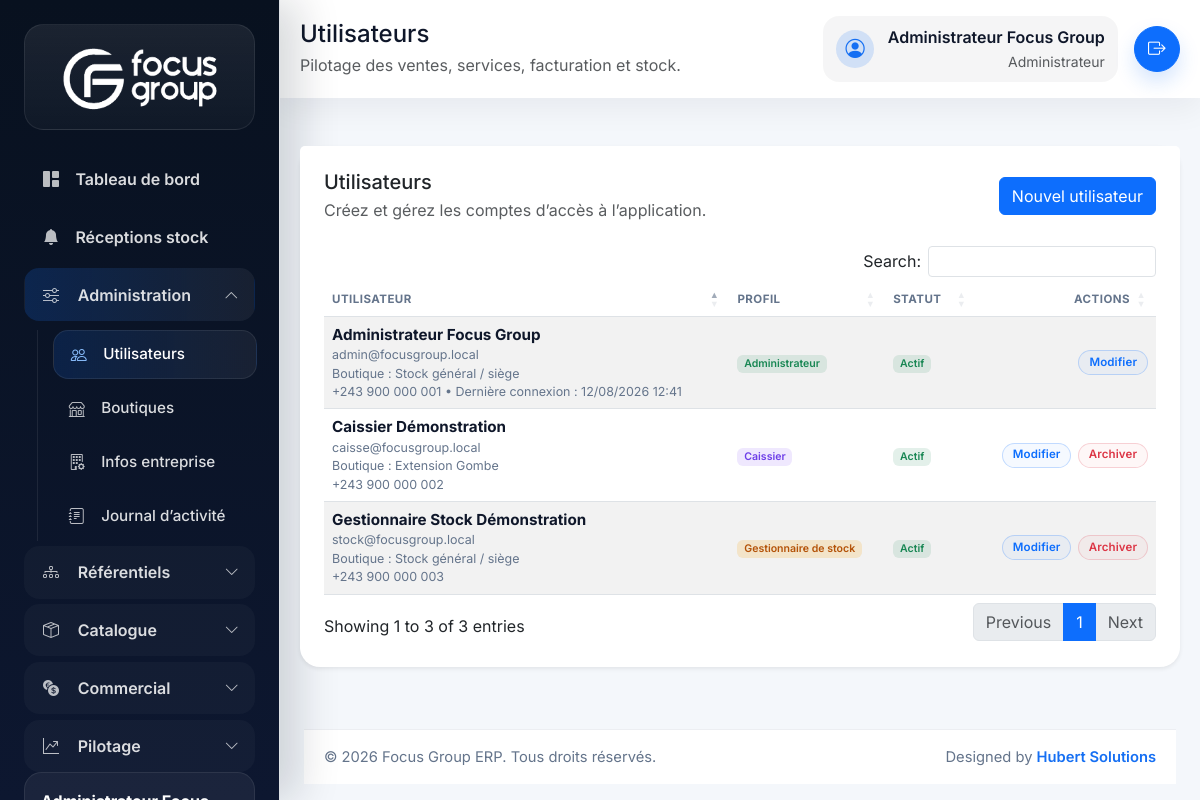
Screenshot of /index.php/users (signed in) with the database file from the repository.
### tables this page shows
CREATE TABLE users (
    id BIGINT UNSIGNED AUTO_INCREMENT PRIMARY KEY,
    role_id BIGINT UNSIGNED NOT NULL,
    shop_id BIGINT UNSIGNED NULL,
    full_name VARCHAR(150) NOT NULL,
    email VARCHAR(150) NOT NULL UNIQUE,
    phone VARCHAR(30) NULL,
    password VARCHAR(255) NOT NULL,
    avatar VARCHAR(255) NULL,
    is_active TINYINT(1) NOT NULL DEFAULT 1,
    last_login_at DATETIME NULL,
    deleted_at DATETIME NULL,
    created_at DATETIME NOT NULL DEFAULT CURRENT_TIMESTAMP,
    updated_at DATETIME NOT NULL DEFAULT CURRENT_TIMESTAMP ON UPDATE CURRENT_TIMESTAMP,
    CONSTRAINT fk_users_role FOREIGN KEY (role_id) REFERENCES roles(id),
    CONSTRAINT fk_users_shop FOREIGN KEY (shop_id) REFERENCES shops(id)
);

CREATE TABLE roles (
    id BIGINT UNSIGNED AUTO_INCREMENT PRIMARY KEY,
    code VARCHAR(50) NOT NULL UNIQUE,
    name VARCHAR(100) NOT NULL,
    description VARCHAR(255) NULL,
    created_at DATETIME NOT NULL DEFAULT CURRENT_TIMESTAMP
);

CREATE TABLE shops (
    id BIGINT UNSIGNED AUTO_INCREMENT PRIMARY KEY,
    code VARCHAR(30) NOT NULL UNIQUE,
    name VARCHAR(150) NOT NULL,
    manager_name VARCHAR(150) NULL,
    phone VARCHAR(50) NULL,
    address TEXT NULL,
    city VARCHAR(100) NULL,
    is_active TINYINT(1) NOT NULL DEFAULT 1,
    deleted_at DATETIME NULL,
    created_at DATETIME NOT NULL DEFAULT CURRENT_TIMESTAMP,
    updated_at DATETIME NOT NULL DEFAULT CURRENT_TIMESTAMP ON UPDATE CURRENT_TIMESTAMP
);

### app/Core/Controller.php (called while the page is built, shortened)
<?php
class Controller
{
    public function render(string $view, array $data = [], string $layout = 'app'): void
    {
        extract($data, EXTR_SKIP);
        $viewFile = view_path($view);
        $layoutFile = view_path('layouts.' . $layout);
        require $viewFile;
        require $layoutFile;
    }
}

### app/Controllers/UserController.php (called while the page is built, shortened)
<?php
final class UserController extends Controller
{
    public function index(): void
    {
        $this->render('users.index', [
            'pageTitle' => 'Utilisateurs',
            'users' => (new User())->all(),
        ]);
    }
}

### app/Core/Router.php (called while the page is built, shortened)
<?php
final class Router
{
    private array $routes = [];
    private function addRoute(string $method, string $uri, array $action, array $middleware = []): void
    {
        $this->routes[$method][$this->normalizePath($uri)] = [
            'action' => $action,
            'middleware' => $middleware,
        ];
    }
    public function dispatch(string $method, string $uri): void
    {
        $path = $this->normalizeRequestUri($uri);
        $route = $this->routes[$method][$path] ?? null;
        try {
            [$controllerClass, $controllerMethod] = $route['action'];
            $controller = new $controllerClass();
            $controller->{$controllerMethod}();
        } catch (Throwable $throwable) {
            http_response_code(500);
            $this->renderError(500, 'Erreur interne', $throwable->getMessage());
        }
    }
    private function normalizeRequestUri(string $uri): string
    {
        $path = parse_url($uri, PHP_URL_PATH) ?: '/';
        if ($path === '/index.php') {
            $path = '/';
        } elseif (str_starts_with($path, '/index.php/')) {
            $path = substr($path, strlen('/index.php')) ?: '/';
        }
        return $this->normalizePath($path);
    }
    private function normalizePath(string $path): string
    {
        $path = '/' . trim($path, '/');
        return $path === '//' ? '/' : (rtrim($path, '/') ?: '/');
    }
}

### index.php (called while the page is built, shortened)
<?php
$appConfig = require __DIR__ . '/config/app.php';
require __DIR__ . '/app/Helpers/functions.php';
$router = new Router();
$router->dispatch($_SERVER['REQUEST_METHOD'] ?? 'GET', $_SERVER['REQUEST_URI'] ?? '/');

### app/Helpers/functions.php (called while the page is built, shortened)
<?php
if (!function_exists('config')) {
    function config(?string $key = null, mixed $default = null): mixed
    {
        $config = $GLOBALS['config'] ?? [];
        $segments = explode('.', $key);
        $value = $config;
        foreach ($segments as $segment) {
            $value = $value[$segment];
        }
        return $value;
    }
}
if (!function_exists('url')) {
    function url(string $path = ''): string
    {
        $baseUrl = rtrim((string) config('app.base_url', ''), '/');
        $path = '/' . ltrim($path, '/');
        $routePrefix = rtrim((string) config('app.route_prefix', ''), '/');
        if (str_starts_with($path, '/public/')) {
            return ($baseUrl === '' ? '' : $baseUrl) . $path;
        }
        $prefix = $routePrefix === '' ? '' : $routePrefix;
        return ($baseUrl === '' ? '' : $baseUrl) . $prefix . $path;
    }
}
if (!function_exists('e')) {
    function e(?string $value): string
    {
        return htmlspecialchars((string) $value, ENT_QUOTES, 'UTF-8');
    }
}
if (!function_exists('status_badge_class')) {
    function status_badge_class(?string $status): string
    {
        return match (strtolower(trim((string) $status))) {
            'draft' => 'badge-status badge-status-draft',
            'pending' => 'badge-status badge-status-warning',
            'validated', 'approved', 'received', 'paid', 'active' => 'badge-status badge-status-success',
            'partial_paid', 'sent', 'ordered' => 'badge-status badge-status-warning',
            'unpaid' => 'badge-status badge-status-danger',
            'cancelled', 'inactive' => 'badge-status badge-status-danger',
            'converted' => 'badge-status badge-status-primary',
            default => 'badge-status badge-status-default',
        };
    }
}
if (!function_exists('module_badge_class')) {
    function module_badge_class(?string $module): string
    {
        return match (strtolower(trim((string) $module))) {
            'clients' => 'badge-module badge-module-clients',
            'utilisateurs' => 'badge-module badge-module-auth',
            'fournisseurs' => 'badge-module badge-module-suppliers',
            'produits' => 'badge-module badge-module-products',
            'services' => 'badge-module badge-module-services',
            'factures' => 'badge-module badge-module-invoices',
            'devis' => 'badge-module badge-module-quotes',
            'paiements' => 'badge-module badge-module-payments',
            'depenses' => 'badge-module badge-module-expenses',
            'approvisionnements' => 'badge-module badge-module-procurements',
            'stock' => 'badge-module badge-module-stock',
            'boutiques' => 'badge-module badge-module-stock',
            'categories' => 'badge-module badge-module-categories',
            'unites' => 'badge-module badge-module-units',
            'authentification' => 'badge-module badge-module-auth',
            'parametres_entreprise' => 'badge-module badge-module-settings',
            default => 'badge-module badge-module-default',
        };
    }
}
if (!function_exists('user_has_role')) {
    function user_has_role(array|string $roles): bool
    {
        return Auth::hasRole($roles);
    }
}
if (!function_exists('user_can_access_caisse')) {
    function user_can_access_caisse(): bool
    {
        return user_has_role(['administrateur', 'caisse', 'caissier']);
    }
}
if (!function_exists('user_can_access_stock_management')) {
    function user_can_access_stock_management(): bool
    {
        return user_has_role(['administrateur', 'gestionnaire_stock']);
    }
}
if (!function_exists('app_scope_description')) {
    function app_scope_description(): string
    {
        return 'Pilotage des ventes, services, facturation et stock.';
    }
}

### app/Models/User.php (called while the page is built, shortened)
<?php
final class User extends Model
{
    public function all(): array
    {
         $sql = 'SELECT u.id, u.role_id, u.shop_id, u.full_name, u.email, u.phone, u.is_active, u.last_login_at, u.created_at,
                  r.name AS role_name, r.code AS role_code, s.name AS shop_name, s.code AS shop_code
                FROM users u
                INNER JOIN roles r ON r.id = u.role_id
              LEFT JOIN shops s ON s.id = u.shop_id
                WHERE u.deleted_at IS NULL
                ORDER BY u.id DESC';
        return $this->db->query($sql)->fetchAll();
    }
}

### app/Core/Session.php (called while the page is built, shortened)
<?php
final class Session
{
    public static function get(string $key, mixed $default = null): mixed
    {
        $segments = explode('.', $key);
        $value = $_SESSION;
        foreach ($segments as $segment) {
            $value = $value[$segment];
        }
        return $value;
    }
}

### app/Core/Auth.php (called while the page is built, shortened)
<?php
final class Auth
{
    public static function user(): ?array
    {
        $user = Session::get('auth.user');
        return is_array($user) ? $user : null;
    }
    public static function id(): ?int
    {
        $userId = self::user()['id'] ?? null;
        return (int) $userId;
    }
    public static function hasRole(array|string $roles): bool
    {
        $roles = (array) $roles;
        $currentRole = self::user()['role_code'] ?? null;
        return $currentRole !== null && in_array($currentRole, $roles, true);
    }
}

### app/Views/users/index.php (the view, shortened to what this page needs)
<div class="card border-0 shadow-sm">
    <div class="card-header bg-white border-0 pt-4 px-4 d-flex justify-content-between align-items-center">
        <div>
            <h3 class="h5 mb-1">Utilisateurs</h3>
            <p class="text-muted mb-0">Créez et gérez les comptes d’accès à l’application.</p>
        </div>
        <a href="<?= e(url('/users/create')); ?>" class="btn btn-primary">Nouvel utilisateur</a>
    </div>
    <div class="card-body px-4 pb-4">
        <div class="table-responsive">
            <table class="table table-striped align-middle js-datatable">
                <thead>
                    <tr>
                        <th>Utilisateur</th>
                        <th>Profil</th>
                        <th>Statut</th>
                        <th class="text-end">Actions</th>
                    </tr>
                </thead>
                <tbody>
                    <?php foreach ($users as $user): ?>
                        <tr>
                            <td>
                                <div class="table-cell-stack">
                                    <div class="table-cell-main"><?= e($user['full_name']); ?></div>
                                    <div class="table-cell-meta"><?= e($user['email']); ?></div>
                                    <div class="table-cell-meta">Boutique : <?= e($user['shop_name'] ?: 'Stock général / siège'); ?></div>
                                    <div class="table-cell-meta"><?= e($user['phone'] ?: 'Sans téléphone'); ?><?= $user['last_login_at'] ? ' • Dernière connexion : ' . e(date('d/m/Y H:i', strtotime((string) $user['last_login_at']))) : ''; ?></div>
                                </div>
                            </td>
                            <td><span class="badge <?= e(module_badge_class(in_array($user['role_code'], ['caisse', 'caissier'], true) ? 'paiements' : ($user['role_code'] === 'gestionnaire_stock' ? 'stock' : 'authentification'))); ?>"><?= e($user['role_name']); ?></span></td>
                            <td><span class="badge <?= e(status_badge_class((int) $user['is_active'] === 1 ? 'active' : 'inactive')); ?>"><?= (int) $user['is_active'] === 1 ? 'Actif' : 'Inactif'; ?></span></td>
                            <td class="text-end">
                                <div class="table-actions">
                                    <a href="<?= e(url('/users/edit?id=' . $user['id'])); ?>" class="btn btn-sm btn-outline-primary table-action-btn">Modifier</a>
                                    <?php if ((int) (\App\Core\Auth::id() ?? 0) !== (int) $user['id']): ?>
                                        <form method="post" action="<?= e(url('/users/delete')); ?>" onsubmit="return confirm('Archiver cet utilisateur ?');">
                                            <button type="submit" class="btn btn-sm btn-outline-danger table-action-btn">Archiver</button>
                                        </form>
                                    <?php endif; ?>
                                </div>
                            </td>
                        </tr>
                    <?php endforeach; ?>
                </tbody>
            </table>
        </div>
    </div>
</div>

### app/Views/partials/navbar.php (shortened to what this page needs)
<?php $currentUser = \App\Core\Auth::user(); ?>
<header class="topbar d-flex align-items-center justify-content-between mb-4">
    <div class="topbar-heading min-w-0">
        <h2 class="h4 mb-1 topbar-title"><?= e($pageTitle ?? 'Tableau de bord'); ?></h2>
        <p class="text-muted mb-0 topbar-subtitle"><?= e(app_scope_description()); ?></p>
    </div>
    <div class="d-flex align-items-center gap-3 flex-wrap justify-content-end topbar-actions">
        <div class="topbar-user text-start text-md-end d-none d-md-flex">
            <span class="topbar-user-icon"><i class="bi bi-person-circle"></i></span>
            <div>
                <div class="fw-semibold"><?= e($currentUser['full_name'] ?? ''); ?></div>
                <small class="text-muted"><?= e($currentUser['role_name'] ?? ''); ?></small>
            </div>
        </div>
        <a href="<?= e(url('/logout')); ?>" class="btn btn-primary topbar-logout" title="Déconnexion" aria-label="Déconnexion">
            <i class="bi bi-box-arrow-right"></i>
        </a>
    </div>
</header>

### rows the page displays
users: full_name "Administrateur Focus Group", email "admin@focusgroup.local", shop_name "Stock général / siège", phone "+243 900 000 001", last_login_at "12/08/2026 12:41", role.name "Administrateur", is_active "Actif"
roles: name "Administrateur"
users: full_name "Gestionnaire Stock Démonstration", email "stock@focusgroup.local", shop_name "Stock général / siège", phone "+243 900 000 003", role.name "Gestionnaire de stock", is_active "Actif"
users: full_name "Caissier Démonstration", email "caisse@focusgroup.local", shop.name "Extension Gombe", phone "+243 900 000 002", role.name "Caissier", is_active "Actif"

### other values shown
$pageTitle "Utilisateurs"
app_scope_description() "Pilotage des ventes, services, facturation et stock."
config('app.name') "Focus Group ERP"
